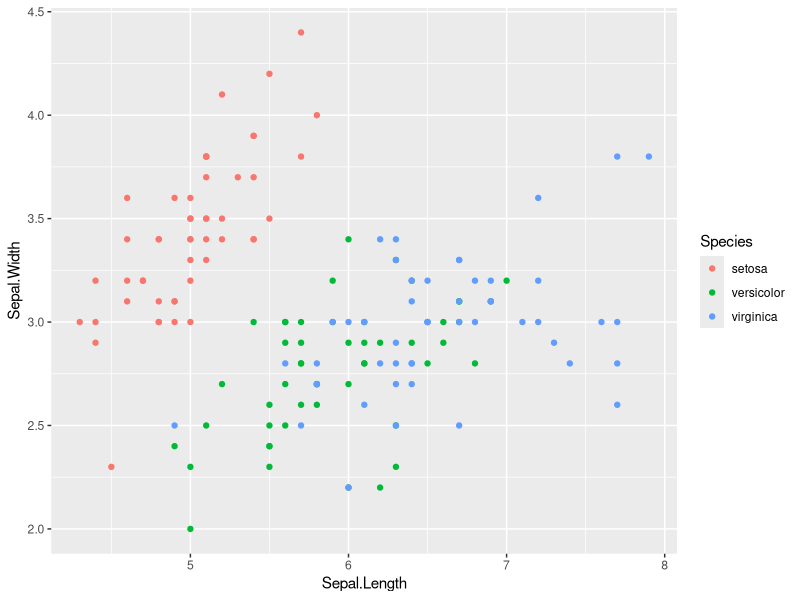
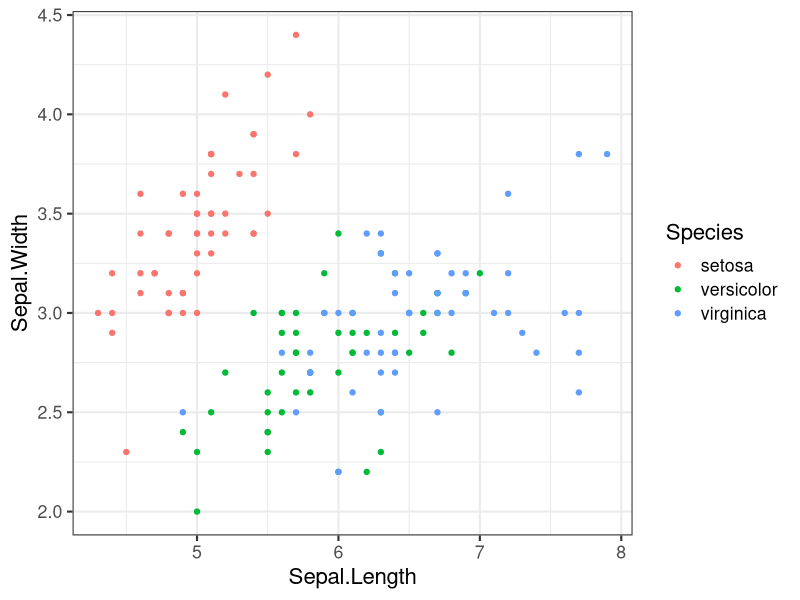

The R source for these figures, in order:
## ---- chunk 1
knitr::opts_chunk$set(echo = TRUE)
## ---- chunk 2
data(iris)
dim(iris)
head(iris)
## ---- chunk 3
library(ggplot2)
p = ggplot(iris, aes(x=Sepal.Length, y=Sepal.Width, colour=Species)) + geom_point()
p

## ---- chunk 4
p = ggplot(iris, aes(x=Sepal.Length, y=Sepal.Width, colour=Species)) + geom_point() + theme_bw(16)
p
